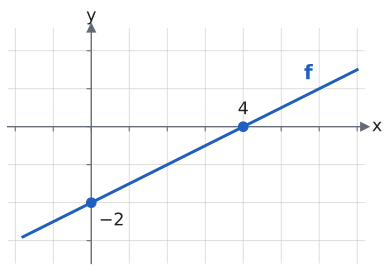

This figure's Python source:
import sys; sys.path.insert(0, "tools")
from cizim import *

def eksi(v): return str(v).replace("-", "−")

def izdusum(ax, pts, xsol=(), yust=()):
    """Köşelerden eksenlere kesikli çizgi ve eksen etiketleri."""
    gx, gy = set(), set()
    for x, y in pts:
        if x != 0 and y != 0:
            ax.plot([x, x], [0, y], color=SOLUK, ls="--", lw=1)
            ax.plot([0, x], [y, y], color=SOLUK, ls="--", lw=1)
        if x != 0 and x not in gx:
            gx.add(x)
            ust = (y < 0) if x not in xsol else (y > 0)
            ax.text(x, 0.22 if ust else -0.22, eksi(x), color=YAZI, fontsize=13, ha="center", va="bottom" if ust else "top")
        if y != 0 and y not in gy:
            gy.add(y)
            sag = (x < 0) if y not in yust else (x > 0)
            ax.text(0.18 if sag else -0.18, y, eksi(y), color=YAZI, fontsize=13, ha="left" if sag else "right", va="center")

# Doğrusal f: eksenleri (4, 0) ve (0, −2) noktalarında keser. f(x) = x/2 − 2.
fig, ax = sekil(4.8, 3.8)
eksenler(ax, x=(-2.2, 7.2), y=(-3.6, 2.6))
ax.set_aspect("equal"); ax.set_xticks(range(-2, 8)); ax.set_yticks(range(-3, 3)); ax.set_xticklabels([]); ax.set_yticklabels([])
xs = np.array([-1.8, 7]); ax.plot(xs, xs / 2 - 2, color=MAVI)
nokta(ax, 4, 0, renk=MAVI); nokta(ax, 0, -2, renk=MAVI)
ax.text(4, 0.22, "4", color=YAZI, fontsize=13, ha="center", va="bottom")
ax.text(0.2, -2.25, "−2", color=YAZI, fontsize=13, ha="left", va="top")
ax.text(5.6, 1.25, "f", color=MAVI, fontsize=15, fontweight="bold")
kaydet(fig, __file__)
